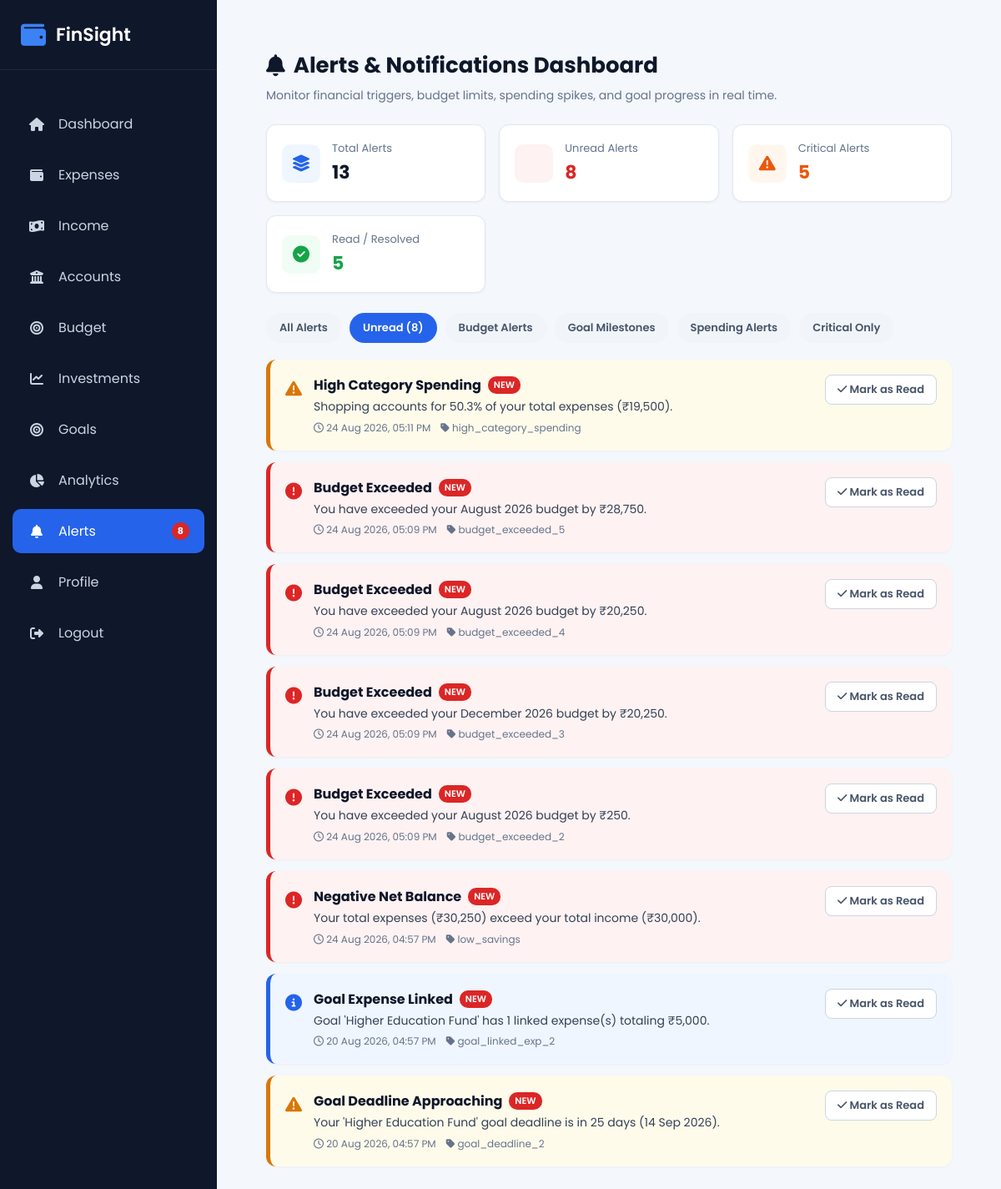
The app's page /alerts?filter=unread (signed in) with its own data.
### models/alert.py (models this page shows, shortened)
class FinancialAlert(db.Model):
    __tablename__ = "financial_alerts"
    id = db.Column(db.Integer, primary_key=True)
    user_id = db.Column(
        db.Integer,
        db.ForeignKey("users.id"),
        nullable=False
    )
    alert_type = db.Column(
        db.String(50),
        nullable=False
    )
    title = db.Column(
        db.String(150),
        nullable=False
    )
    message = db.Column(
        db.Text,
        nullable=False
    )
    severity = db.Column(
        db.String(20),
        nullable=False,
        default="warning"
    )
    is_read = db.Column(
        db.Boolean,
        default=False,
        nullable=False
    )
    created_at = db.Column(
        db.DateTime,
        default=datetime.utcnow
    )
    user = db.relationship(
        "User",
        backref=db.backref("alerts", lazy=True, cascade="all, delete-orphan")
    )

### routes/alert.py (the view, shortened to what this page needs)
@alert_bp.route("/alerts")
@login_required
def alerts():
    user_id = current_user.id
    check_and_create_alerts(user_id)
    all_user_alerts = FinancialAlert.query.filter_by(user_id=user_id).order_by(FinancialAlert.created_at.desc()).all()
    total_alerts = len(all_user_alerts)
    unread_alerts = sum(1 for a in all_user_alerts if not a.is_read)
    critical_alerts = sum(1 for a in all_user_alerts if a.severity in ["danger", "critical"])
    resolved_alerts = sum(1 for a in all_user_alerts if a.is_read)
    active_filter = request.args.get("filter", "all").lower()
    if active_filter == "unread":
        filtered_alerts = [a for a in all_user_alerts if not a.is_read]
    elif active_filter == "budget":
        filtered_alerts = [a for a in all_user_alerts if "budget" in a.alert_type.lower() or "budget" in a.title.lower()]
    elif active_filter == "goal":
        filtered_alerts = [a for a in all_user_alerts if "goal" in a.alert_type.lower() or "goal" in a.title.lower()]
    elif active_filter == "critical":
        filtered_alerts = [a for a in all_user_alerts if a.severity in ["danger", "critical"]]
    else:
        filtered_alerts = all_user_alerts
    return render_template(
        "alerts.html",
        alerts=filtered_alerts,
        active_filter=active_filter,
        total_alerts=total_alerts,
        unread_alerts=unread_alerts,
        critical_alerts=critical_alerts,
        resolved_alerts=resolved_alerts
    )

### app.py (called while the page is built)
@login_manager.user_loader
def load_user(user_id):
    return User.query.get(int(user_id))

@app.context_processor
def inject_global_vars():
    if current_user.is_authenticated:
        unread_count = FinancialAlert.query.filter_by(user_id=current_user.id, is_read=False).count()
        return dict(unread_alerts_count=unread_count)
    return dict(unread_alerts_count=0)

### services/spending_analysis.py (called while the page is built)
def get_first_day_of_month(dt, offset_months=0):
    year = dt.year
    month = dt.month - offset_months
    while month <= 0:
        month += 12
        year -= 1
    return date(year, month, 1)

def get_last_day_of_month(dt_start):
    if dt_start.month == 12:
        next_month = date(dt_start.year + 1, 1, 1)
    else:
        next_month = date(dt_start.year, dt_start.month + 1, 1)
    return next_month - timedelta(days=1)

### templates/alerts.html (shortened to what this page needs)
{% extends "layout.html" %}
{% block content %}
<div class="alerts-container">
    <div class="alerts-header">
        <div>
            <h1><i class="fa-solid fa-bell"></i> Alerts & Notifications Dashboard</h1>
            <p>Monitor financial triggers, budget limits, spending spikes, and goal progress in real time.</p>
        </div>
    </div>
    <div class="summary-grid">
        <div class="summary-card">
            <div class="summary-icon total"><i class="fa-solid fa-layer-group"></i></div>
            <div class="summary-info">
                <span class="label">Total Alerts</span>
                <span class="value">{{ total_alerts }}</span>
            </div>
        </div>
        <div class="summary-card">
            <div class="summary-icon unread"></div>
            <div class="summary-info">
                <span class="label">Unread Alerts</span>
                <span class="value" style="color: #DC2626;">{{ unread_alerts }}</span>
            </div>
        </div>
        <div class="summary-card">
            <div class="summary-icon critical"><i class="fa-solid fa-triangle-exclamation"></i></div>
            <div class="summary-info">
                <span class="label">Critical Alerts</span>
                <span class="value" style="color: #EA580C;">{{ critical_alerts }}</span>
            </div>
        </div>
        <div class="summary-card">
            <div class="summary-icon resolved"><i class="fa-solid fa-circle-check"></i></div>
            <div class="summary-info">
                <span class="label">Read / Resolved</span>
                <span class="value" style="color: #16A34A;">{{ resolved_alerts }}</span>
            </div>
        </div>
    </div>
    <div class="filter-bar">
        <a href="{{ url_for('alert.alerts', filter='all') }}" class="filter-pill {% if active_filter == 'all' %}active{% endif %}">All Alerts</a>
        <a href="{{ url_for('alert.alerts', filter='unread') }}" class="filter-pill {% if active_filter == 'unread' %}active{% endif %}">Unread ({{ unread_alerts }})</a>
        <a href="{{ url_for('alert.alerts', filter='budget') }}" class="filter-pill {% if active_filter == 'budget' %}active{% endif %}">Budget Alerts</a>
        <a href="{{ url_for('alert.alerts', filter='goal') }}" class="filter-pill {% if active_filter == 'goal' %}active{% endif %}">Goal Milestones</a>
        <a href="{{ url_for('alert.alerts', filter='spending') }}" class="filter-pill {% if active_filter == 'spending' %}active{% endif %}">Spending Alerts</a>
        <a href="{{ url_for('alert.alerts', filter='critical') }}" class="filter-pill {% if active_filter == 'critical' %}active{% endif %}">Critical Only</a>
    </div>
    {% if alerts %}
    <div class="alerts-list">
        {% for alert in alerts %}
        <div class="alert-card {{ alert.severity }}">
            <div class="alert-main">
                <div class="alert-badge-icon">
                    {% if alert.severity == 'danger' %}
                        <i class="fa-solid fa-circle-exclamation"></i>
                    {% elif alert.severity == 'warning' %}
                        <i class="fa-solid fa-triangle-exclamation"></i>
                    {% elif alert.severity == 'success' %}
                        <i class="fa-solid fa-circle-check"></i>
                    {% else %}
                        <i class="fa-solid fa-circle-info"></i>
                    {% endif %}
                </div>
                <div class="alert-details">
                    <h3>
                        {{ alert.title }}
                        {% if not alert.is_read %}
                            <span style="font-size: 11px; padding: 2px 7px; background: #DC2626; color: #fff; border-radius: 10px; font-weight: 600;">NEW</span>
                        {% endif %}
                    </h3>
                    <p>{{ alert.message }}</p>
                    <div class="alert-meta">
                        <span><i class="fa-regular fa-clock"></i> {{ alert.created_at.strftime('%d %b %Y, %I:%M %p') if alert.created_at else '' }}</span>
                        <span><i class="fa-solid fa-tag"></i> {{ alert.alert_type }}</span>
                    </div>
                </div>
            </div>
            <form action="{{ url_for('alert.toggle_alert_read', alert_id=alert.id) }}" method="POST">
                <button type="submit" class="btn-toggle-read">
                    {% if alert.is_read %}
                        <i class="fa-solid fa-envelope-open"></i> Mark Unread
                    {% else %}
                        <i class="fa-solid fa-check"></i> Mark as Read
                    {% endif %}
                </button>
            </form>
        </div>
        {% endfor %}
    </div>
    {% else %}
    <div class="empty-state">
        <i class="fa-solid fa-circle-check" style="font-size: 32px; color: #16A34A; margin-bottom: 12px; display: block;"></i>
        <h3 style="margin: 0 0 6px 0; color: #0F172A;">No Alerts Found</h3>
        <p style="margin: 0;">There are no alerts matching the selected filter criteria.</p>
    </div>
    {% endif %}
</div>
{% endblock %}

### static/css/layout.css (style rules this page uses)
* { margin:0; padding:0; box-sizing:border-box; font-family:'Poppins',sans-serif; }
body { background:#f4f7fc; }

### templates/alerts.html (style rules this page uses)
.alerts-container { padding: 24px; max-width: 1200px; margin: 0 auto; }
.alerts-header { display: flex; align-items: center; justify-content: space-between; margin-bottom: 24px; }
.alerts-header h1 { font-size: 26px; font-weight: 700; color: #0F172A; margin: 0 0 6px 0; display: flex; align-items: center; gap: 10px; }
.alerts-header p { color: #64748B; margin: 0; font-size: 14px; }
.summary-grid { display: grid; grid-template-columns: repeat(auto-fit, minmax(220px, 1fr)); gap: 16px; margin-bottom: 24px; }
.summary-card { background: #ffffff; border-radius: 12px; padding: 18px; box-shadow: 0 1px 3px rgba(0, 0, 0, 0.05); border: 1px solid #E2E8F0; display: flex; align-items: center; gap: 14px; }
.summary-icon { width: 46px; height: 46px; border-radius: 10px; display: flex; align-items: center; justify-content: center; font-size: 20px; }
.summary-icon.total { background: #EFF6FF; color: #2563EB; }
.summary-icon.unread { background: #FEF2F2; color: #DC2626; }
.summary-icon.critical { background: #FFF7ED; color: #EA580C; }
.summary-icon.resolved { background: #F0FDF4; color: #16A34A; }
.summary-info .label { font-size: 13px; color: #64748B; display: block; margin-bottom: 2px; }
.summary-info .value { font-size: 22px; font-weight: 700; color: #0F172A; }
.filter-bar { display: flex; align-items: center; gap: 10px; margin-bottom: 20px; flex-wrap: wrap; }
.filter-pill { padding: 8px 16px; border-radius: 20px; background: #F1F5F9; color: #475569; text-decoration: none; font-size: 13px; font-weight: 600; transition: all 0.2s ease; }
.filter-pill:hover, .filter-pill.active { background: #2563EB; color: #ffffff; }
.alerts-list { display: flex; flex-direction: column; gap: 14px; }
.alert-card { background: #ffffff; border-radius: 12px; padding: 18px; border-left: 5px solid #CBD5E1; box-shadow: 0 1px 3px rgba(0, 0, 0, 0.04); display: flex; align-items: flex-start; justify-content: space-between; gap: 16px; transition: transform 0.2s ease; }
.alert-card.danger { border-left-color: #DC2626; background: #FEF2F2; }
.alert-card.warning { border-left-color: #D97706; background: #FFFBEB; }
.alert-card.info { border-left-color: #2563EB; background: #EFF6FF; }
.alert-main { display: flex; align-items: flex-start; gap: 14px; }
.alert-badge-icon { font-size: 20px; margin-top: 2px; }
.alert-card.danger .alert-badge-icon { color: #DC2626; }
.alert-card.warning .alert-badge-icon { color: #D97706; }
.alert-card.info .alert-badge-icon { color: #2563EB; }
.alert-details h3 { font-size: 16px; font-weight: 700; color: #0F172A; margin: 0 0 4px 0; display: flex; align-items: center; gap: 8px; }
.alert-details p { color: #334155; font-size: 14px; margin: 0 0 6px 0; line-height: 1.4; }
.alert-meta { font-size: 12px; color: #64748B; display: flex; align-items: center; gap: 12px; }
.btn-toggle-read { padding: 7px 14px; border-radius: 8px; font-size: 13px; font-weight: 600; border: 1px solid #CBD5E1; background: #ffffff; color: #475569; cursor: pointer; transition: all 0.2s ease; white-space: nowrap; }

### records on screen
FinancialAlert: severity "warning" (drawn), title "High Category Spending", is_read "NEW", message "Shopping accounts for 50.3% of your total expenses (₹19,500).", created_at "24 Aug 2026, 05:11 PM", alert_type "high_category_spending"
FinancialAlert: severity "danger" (drawn), title "Budget Exceeded", is_read "NEW", message "You have exceeded your August 2026 budget by ₹28,750.", created_at "24 Aug 2026, 05:09 PM", alert_type "budget_exceeded_5"
FinancialAlert: severity "danger" (drawn), title "Budget Exceeded", is_read "NEW", message "You have exceeded your August 2026 budget by ₹20,250.", created_at "24 Aug 2026, 05:09 PM", alert_type "budget_exceeded_4"
FinancialAlert: severity "danger" (drawn), title "Budget Exceeded", is_read "NEW", message "You have exceeded your December 2026 budget by ₹20,250.", created_at "24 Aug 2026, 05:09 PM", alert_type "budget_exceeded_3"
FinancialAlert: severity "danger" (drawn), title "Budget Exceeded", is_read "NEW", message "You have exceeded your August 2026 budget by ₹250.", created_at "24 Aug 2026, 05:09 PM", alert_type "budget_exceeded_2"
FinancialAlert: severity "danger" (drawn), title "Negative Net Balance", is_read "NEW", message "Your total expenses (₹30,250) exceed your total income (₹30,000).", created_at "24 Aug 2026, 04:57 PM", alert_type "low_savings"
FinancialAlert: severity "info" (drawn), title "Goal Expense Linked", is_read "NEW", message "Goal 'Higher Education Fund' has 1 linked expense(s) totaling ₹5,000.", created_at "20 Aug 2026, 04:57 PM", alert_type "goal_linked_exp_2"
FinancialAlert: severity "warning" (drawn), title "Goal Deadline Approaching", is_read "NEW", message "Your 'Higher Education Fund' goal deadline is in 25 days (14 Sep 2026).", created_at "20 Aug 2026, 04:57 PM", alert_type "goal_deadline_2"

### other values on screen
{{ unread_alerts_count }} "8"
{{ total_alerts }} "13"
{{ unread_alerts }} "8"
{{ critical_alerts }} "5"
{{ resolved_alerts }} "5"
